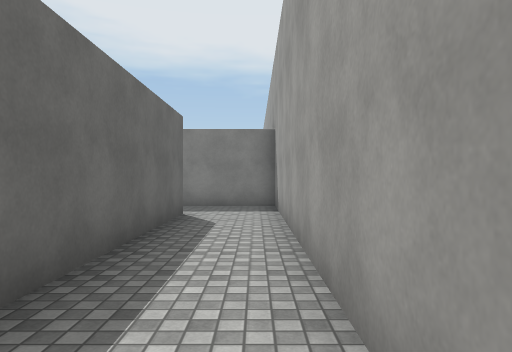
View 1 (above)

24 first-person views from a walk through a 3-D level made in the Unity game engine. The camera is 1.4 m above the floor, looks level and sees 70° across. The floor is counted in squares, 1.8 m on a side. Each view is taken from the middle of a square. On the plan, view 1 faces up. The plan holds only what a view shows up to about 12 squares ahead; the rest is blank. The place goes on beyond the plan. The player is left out. Surface patterns are stand-ins for the level's own textures.

View 2
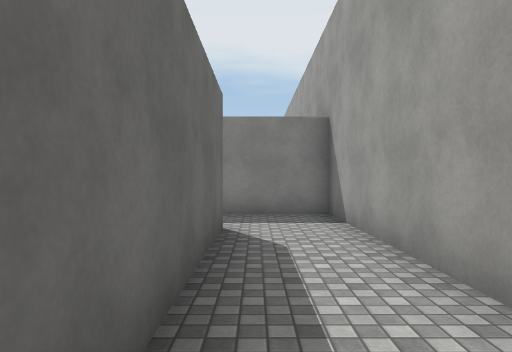

View 3
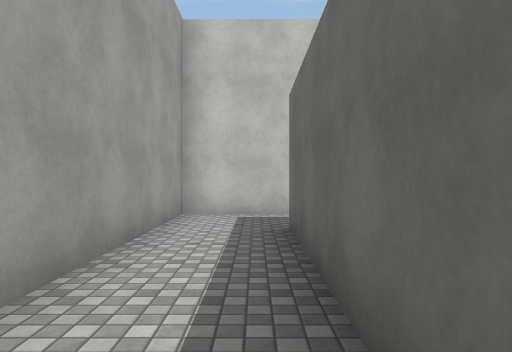

View 4
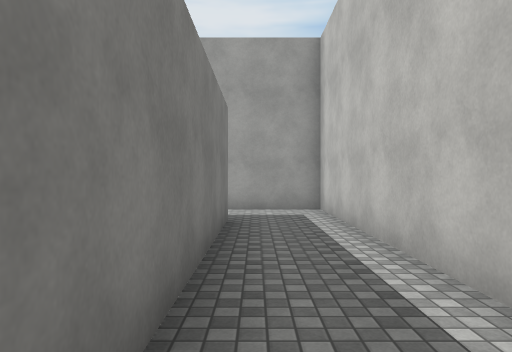

View 5
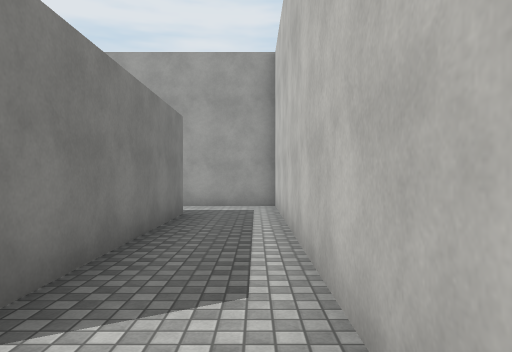

View 6
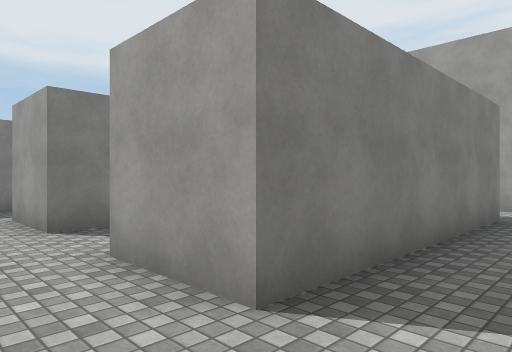

View 7
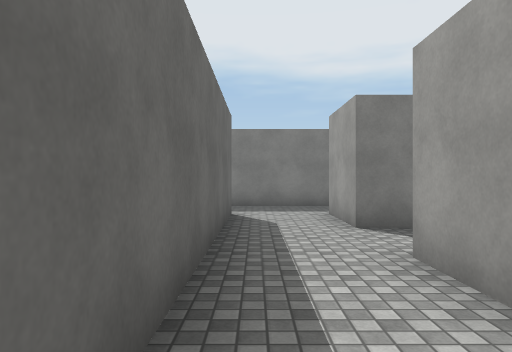

View 8
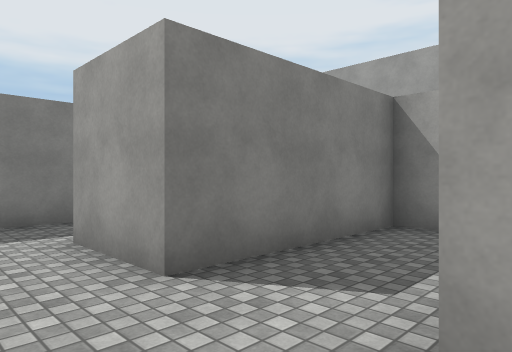

View 9
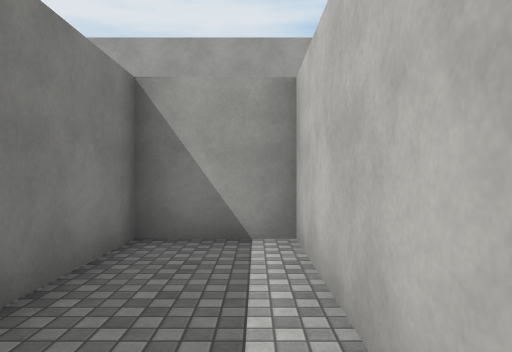

View 10
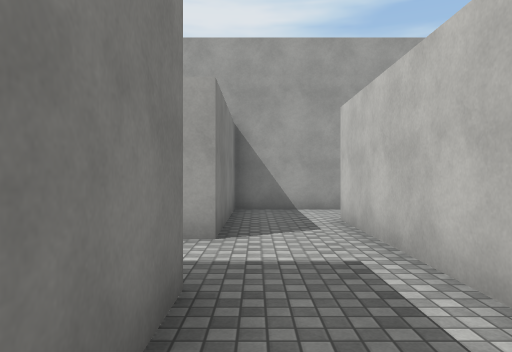

View 11
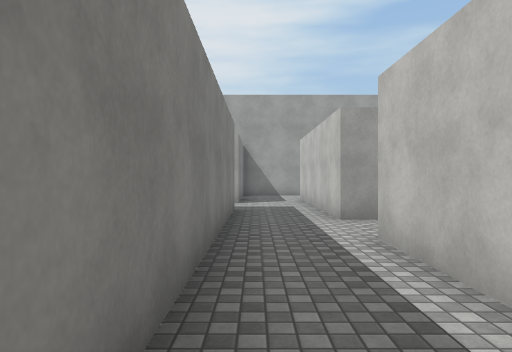

View 12
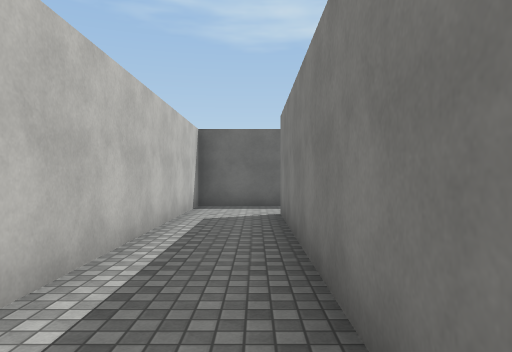

View 13
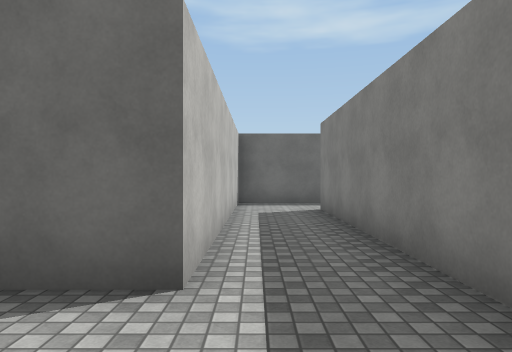

View 14
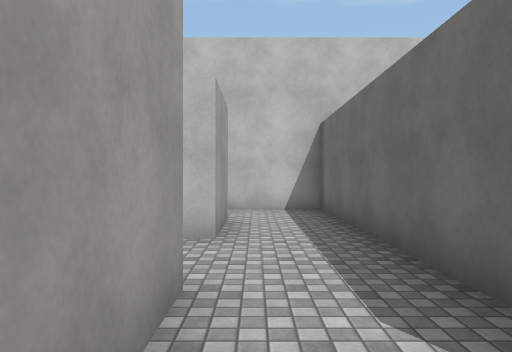

View 15
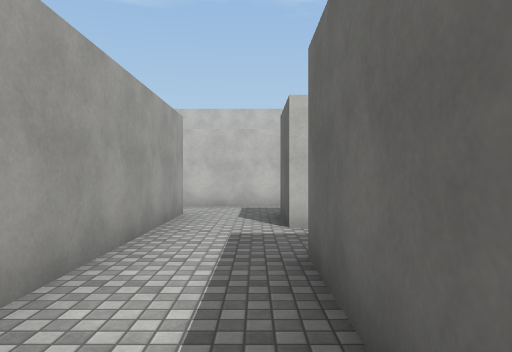

View 16
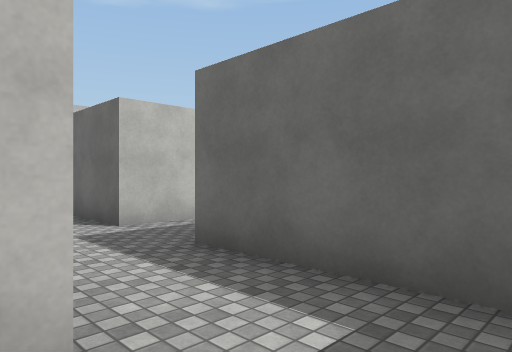

View 17
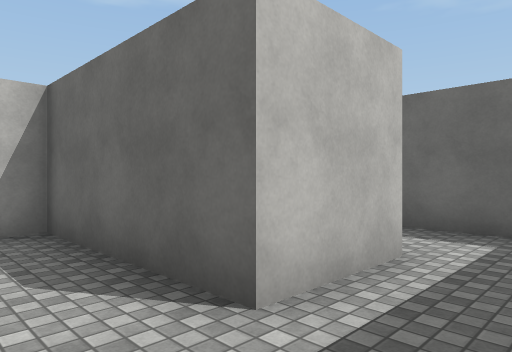

View 18
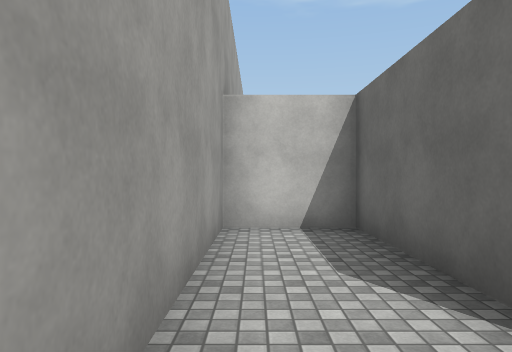

View 19
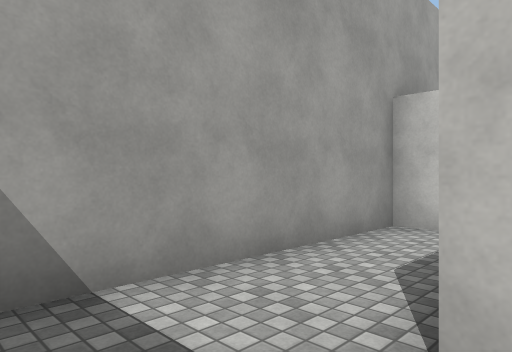

View 20
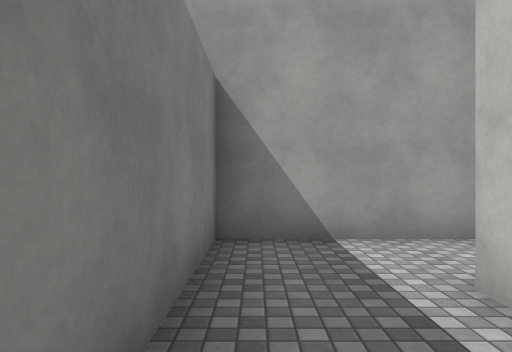

View 21
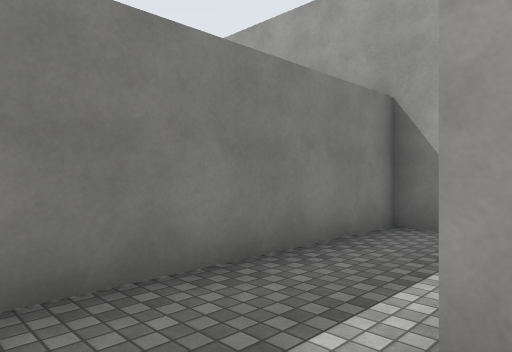

View 22
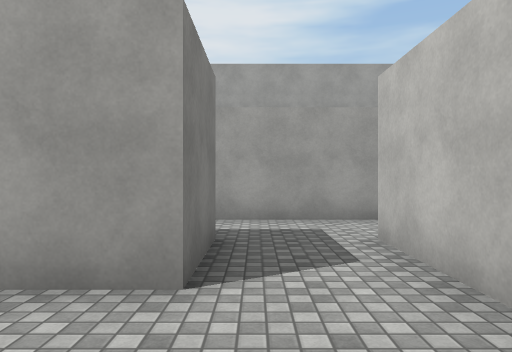

View 23
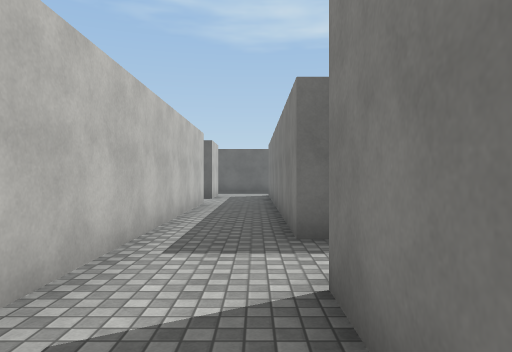

View 24
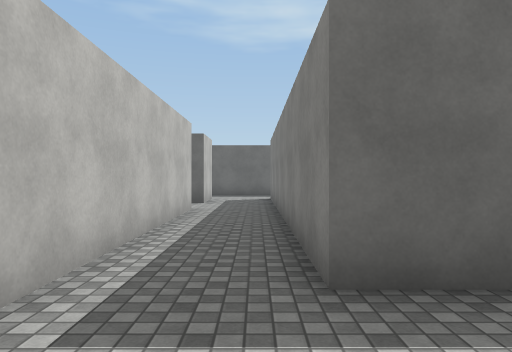

### Floor plan
Ten units are one square. View 1 is at (0, 0); x grows to the right and y downward. Boxes are objects, and circles mark ways between rooms. Rooms are numbered by the first view taken in them; rooms with no view inside come last. Other rooms are left out.
<svg viewBox="-190 -205 200 215">
<path fill="none" stroke="#000" d="M-35 -75 -15 -75 -15 -15 -75 -15 -75 -35M-95 -35 -95 5 5 5 5 -95 -35 -95M-75 -35 -35 -35 -35 -55 -75 -55 -75 -75M-95 -75 -95 -35M-175 -115 -175 -75 -95 -75M-75 -95 -155 -95M-35 -95 -35 -115M-55 -115 -55 -95 -75 -95M-75 -75 -35 -75M-55 -166 -55 -154M-34 -175 -46 -175M-35 -155 -15 -155 -15 -115 5 -115 5 -175 -34 -175M-35 -115 -35 -155M-55 -154 -55 -135 -75 -135M-75 -115 -55 -115M-95 -148 -95 -135 -174 -135M-75 -135 -75 -148M-155 -115 -75 -115"/>
<circle cx="-85" cy="-25" r="3" fill="#2a7"/>
<circle cx="-25" cy="-85" r="3" fill="#2a7"/>
<circle cx="-85" cy="-65" r="3" fill="#2a7"/>
<circle cx="-65" cy="-85" r="3" fill="#2a7"/>
<circle cx="-165" cy="-105" r="3" fill="#2a7"/>
<circle cx="-45" cy="-105" r="3" fill="#2a7"/>
<circle cx="-25" cy="-165" r="3" fill="#2a7"/>
<circle cx="-45" cy="-145" r="3" fill="#2a7"/>
<circle cx="-65" cy="-125" r="3" fill="#2a7"/>
<text x="-10" y="-30">1</text>
<text x="-70" y="-50">2</text>
<text x="-130" y="-90">3</text>
<text x="-50" y="-90">4</text>
<text x="-50" y="-170">5</text>
<text x="-10" y="-150">6</text>
<text x="-50" y="-130">7</text>
<text x="-90" y="-200">8</text>
</svg>
Room 1 opens to room 2. Room 1 opens to room 4. Room 2 opens to room 3. Room 3 opens to room 4. Room 3 opens to room 8. Room 4 opens to room 7. Room 5 opens to room 6. Room 5 opens to room 7. Room 7 opens to room 8.

Where each view was taken, in squares from view 1:
view 1: 0 up, 0 right, facing up
view 2: 2 up, 1 left, facing up
view 3: 7 up, 1 left, facing down
view 4: 1 up, 8 left, facing right
view 5: 0 up, 9 left, facing right
view 6: 0 up, 9 left, facing up-right
view 7: 0 up, 9 left, facing up
view 8: 3 up, 9 left, facing up-right
view 9: 4 up, 8 left, facing right
view 10: 9 up, 8 left, facing right
view 11: 9 up, 14 left, facing right
view 12: 9 up, 8 left, facing left
view 13: 8 up, 7 left, facing left
view 14: 8 up, 8 left, facing down
view 15: 17 up, 5 left, facing down
view 16: 17 up, 3 left, facing down-left
view 17: 17 up, 0 right, facing down-left
view 18: 17 up, 0 right, facing down
view 19: 17 up, 2 left, facing down-right
view 20: 17 up, 4 left, facing right
view 21: 15 up, 5 left, facing up-right
view 22: 13 up, 10 left, facing right
view 23: 13 up, 5 left, facing left
view 24: 13 up, 7 left, facing left
